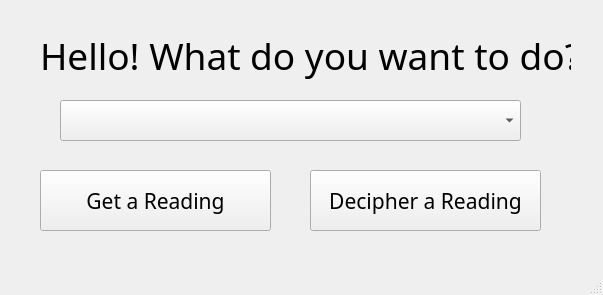
<?xml version="1.0" encoding="UTF-8"?>
<ui version="4.0">
 <class>MainTarotWindow</class>
 <widget class="QMainWindow" name="MainTarotWindow">
  <property name="geometry">
   <rect>
    <x>0</x>
    <y>0</y>
    <width>603</width>
    <height>295</height>
   </rect>
  </property>
  <property name="windowTitle">
   <string>MainWindow</string>
  </property>
  <widget class="QWidget" name="centralwidget">
   <widget class="QLabel" name="intro_label">
    <property name="geometry">
     <rect>
      <x>40</x>
      <y>30</y>
      <width>531</width>
      <height>51</height>
     </rect>
    </property>
    <property name="font">
     <font>
      <family>Gelo Light</family>
      <pointsize>28</pointsize>
     </font>
    </property>
    <property name="text">
     <string>Hello! What do you want to do?</string>
    </property>
   </widget>
   <widget class="QPushButton" name="reading_btn">
    <property name="geometry">
     <rect>
      <x>40</x>
      <y>170</y>
      <width>231</width>
      <height>61</height>
     </rect>
    </property>
    <property name="font">
     <font>
      <family>Gelo</family>
      <pointsize>16</pointsize>
     </font>
    </property>
    <property name="text">
     <string>Get a Reading</string>
    </property>
   </widget>
   <widget class="QPushButton" name="decipher_btn">
    <property name="geometry">
     <rect>
      <x>310</x>
      <y>170</y>
      <width>231</width>
      <height>61</height>
     </rect>
    </property>
    <property name="font">
     <font>
      <family>Gelo</family>
      <pointsize>16</pointsize>
     </font>
    </property>
    <property name="text">
     <string>Decipher a Reading</string>
    </property>
   </widget>
   <widget class="QComboBox" name="spread_combo">
    <property name="geometry">
     <rect>
      <x>60</x>
      <y>100</y>
      <width>461</width>
      <height>41</height>
     </rect>
    </property>
    <property name="font">
     <font>
      <family>Gelo</family>
      <pointsize>16</pointsize>
     </font>
    </property>
   </widget>
  </widget>
  <widget class="QMenuBar" name="menubar">
   <property name="geometry">
    <rect>
     <x>0</x>
     <y>0</y>
     <width>603</width>
     <height>22</height>
    </rect>
   </property>
  </widget>
  <widget class="QStatusBar" name="statusbar"/>
 </widget>
 <resources/>
 <connections/>
</ui>
